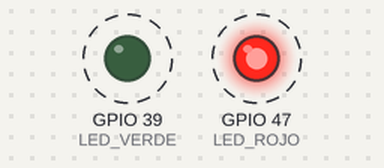
Simulated run of this program. Board: ESP32-S3. On the bench: output pins drawn as LEDs (lit = HIGH). Dashed ring = blinking. What the program prints to the serial monitor is not drawn.

Above: at 0.5 s.
Timing chart, 0 to 4.6 s (numbered marks = the images above):
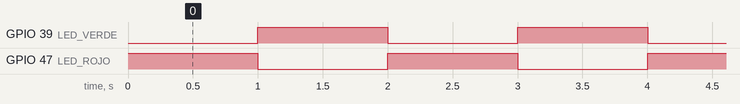

The program:

main.cpp
```cpp
/*

#include<Arduino.h>

void anotherTask(void *parameter);

void setup() {
  Serial.begin(112500);

  xTaskCreate(
      anotherTask,
      "another Task",
      10000,
      NULL,
      1,
      NULL
  );
}

void loop() {
  Serial.println("this is ESP32 Task");
  delay(1000);
}

void anotherTask(void *parameter) {

  for (;;) {
    Serial.println("this is another Task");
    delay(1000);
  }

  vTaskDelete(NULL);
}

*/

#include <Arduino.h>
#include "freertos/FreeRTOS.h"
#include "freertos/task.h"
#include "freertos/semphr.h"

#define LED_ROJO 47  // LED rojo en el pin 47
#define LED_VERDE 39 // LED verde en el pin 39

SemaphoreHandle_t xSemaphore;

void tareaEncenderRojo(void *pvParameters) {
    while (1) {
        xSemaphoreTake(xSemaphore, portMAX_DELAY);
        digitalWrite(LED_ROJO, HIGH);
        Serial.println("LED Rojo Encendido");
        vTaskDelay(pdMS_TO_TICKS(1000));
        digitalWrite(LED_ROJO, LOW);
        Serial.println("LED Rojo Apagado");
        xSemaphoreGive(xSemaphore);
        vTaskDelay(pdMS_TO_TICKS(100));
    }
}

void tareaEncenderVerde(void *pvParameters) {
    while (1) {
        xSemaphoreTake(xSemaphore, portMAX_DELAY);
        digitalWrite(LED_VERDE, HIGH);
        Serial.println("LED Verde Encendido");
        vTaskDelay(pdMS_TO_TICKS(1000));
        digitalWrite(LED_VERDE, LOW);
        Serial.println("LED Verde Apagado");
        xSemaphoreGive(xSemaphore);
        vTaskDelay(pdMS_TO_TICKS(100));
    }
}

void setup() {
    Serial.begin(115200);
    pinMode(LED_ROJO, OUTPUT);
    pinMode(LED_VERDE, OUTPUT);

    xSemaphore = xSemaphoreCreateBinary();
    if (xSemaphore == NULL) {
        Serial.println("Error creando el semáforo");
        return;
    }

    xSemaphoreGive(xSemaphore);

    xTaskCreate(tareaEncenderRojo, "Tarea Encender Rojo", 4096, NULL, 1, NULL);
    xTaskCreate(tareaEncenderVerde, "Tarea Encender Verde", 4096, NULL, 1, NULL);
}

void loop() {
    // No hacer nada en loop, las tareas de FreeRTOS manejan el flujo
}
```

Measured:
- by itself, GPIO 39 (LED_VERDE), GPIO 47 (LED_ROJO): alternates HIGH for 1.0 s and LOW for 1.0 s
- by itself, everything shown: repeats every 2.0 s, in 4 steps
